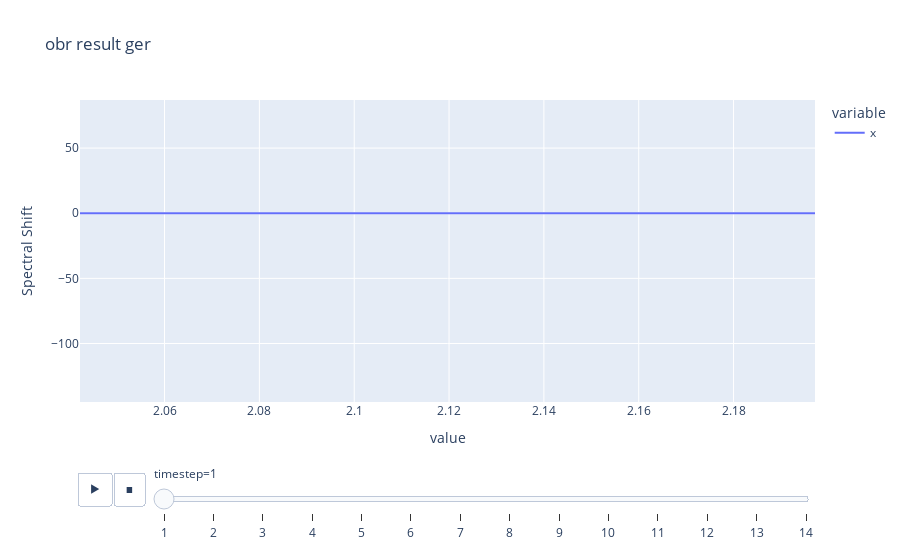

Write notebook code for a chart like this one.
### Markdown cell above
### Ger fiber

### Code cell
obr_result_ger = OBR(temprange_obr_output, "Save",range=range_ger)
obr_result_ger.plot_animated_chart("obr result ger")

### Figure 1 — Plotly figure (JSON) as saved in the notebook; plotly's stock layout.template omitted (floating-point values rounded to 4 significant figures)
{"data": [{"hovertemplate": "variable=x<br>timestep=1<br>value=%{x}<br>Spectral Shift=%{y}<extra></extra>", "ids": [1, 1, 1, 1, 1, 1, 1, 1, 1, 1, 1, 1, 1, 1, 1, 1, 1, 1, 1, 1, 1, 1, 1, 1, 1, 1, 1, 1, 1, 1, 1, 1], "legendgroup": "x", "line": {"color": "#636efa", "dash": "solid"}, "marker": {"symbol": "circle"}, "mode": "lines", "name": "x", "orientation": "v", "showlegend": true, "type": "scatter", "x": [2.042, 2.047, 2.052, 2.057, 2.062, 2.067, 2.072, 2.077, 2.082, 2.087, 2.092, 2.097, 2.102, 2.107, 2.112, 2.117, 2.122, 2.127, 2.132, 2.137, 2.142, 2.147, 2.152, 2.157, 2.162, 2.167, 2.172, 2.177, 2.182, 2.187, 2.192, 2.197], "xaxis": "x", "y": [-0.01059, -0.00623, -0.00405, -0.01215, -0.01153, -0.01744, -0.00623, -0.003427, 0, -0.001558, -0.002492, -0.01028, -0.01371, -0.01589, -0.008722, 0.005919, 0.006542, 0.000312, 0.005919, -0.009345, -0.007165, -0.01402, -0.01464, -0.005919, 0.004984, 0.001558, -0.01184, -0.01558, 0.004984, -0.009345, -0.00623, -0.006542], "yaxis": "y"}], "layout": {"legend": {"title": {"text": "variable"}, "tracegroupgap": 0}, "sliders": [{"active": 0, "currentvalue": {"prefix": "timestep="}, "len": 0.9, "pad": {"b": 10, "t": 60}, "steps": [{"args": [["1"], {"frame": {"duration": 0, "redraw": false}, "fromcurrent": true, "mode": "immediate", "transition": {"duration": 0, "easing": "linear"}}], "label": "1", "method": "animate"}, {"args": [["2"], {"frame": {"duration": 0, "redraw": false}, "fromcurrent": true, "mode": "immediate", "transition": {"duration": 0, "easing": "linear"}}], "label": "2", "method": "animate"}, {"args": [["3"], {"frame": {"duration": 0, "redraw": false}, "fromcurrent": true, "mode": "immediate", "transition": {"duration": 0, "easing": "linear"}}], "label": "3", "method": "animate"}, {"args": [["4"], {"frame": {"duration": 0, "redraw": false}, "fromcurrent": true, "mode": "immediate", "transition": {"duration": 0, "easing": "linear"}}], "label": "4", "method": "animate"}, {"args": [["5"], {"frame": {"duration": 0, "redraw": false}, "fromcurrent": true, "mode": "immediate", "transition": {"duration": 0, "easing": "linear"}}], "label": "5", "method": "animate"}, {"args": [["6"], {"frame": {"duration": 0, "redraw": false}, "fromcurrent": true, "mode": "immediate", "transition": {"duration": 0, "easing": "linear"}}], "label": "6", "method": "animate"}, {"args": [["7"], {"frame": {"duration": 0, "redraw": false}, "fromcurrent": true, "mode": "immediate", "transition": {"duration": 0, "easing": "linear"}}], "label": "7", "method": "animate"}, {"args": [["8"], {"frame": {"duration": 0, "redraw": false}, "fromcurrent": true, "mode": "immediate", "transition": {"duration": 0, "easing": "linear"}}], "label": "8", "method": "animate"}, {"args": [["9"], {"frame": {"duration": 0, "redraw": false}, "fromcurrent": true, "mode": "immediate", "transition": {"duration": 0, "easing": "linear"}}], "label": "9", "method": "animate"}, {"args": [["10"], {"frame": {"duration": 0, "redraw": false}, "fromcurrent": true, "mode": "immediate", "transition": {"duration": 0, "easing": "linear"}}], "label": "10", "method": "animate"}, {"args": [["11"], {"frame": {"duration": 0, "redraw": false}, "fromcurrent": true, "mode": "immediate", "transition": {"duration": 0, "easing": "linear"}}], "label": "11", "method": "animate"}, {"args": [["12"], {"frame": {"duration": 0, "redraw": false}, "fromcurrent": true, "mode": "immediate", "transition": {"duration": 0, "easing": "linear"}}], "label": "12", "method": "animate"}, {"args": [["13"], {"frame": {"duration": 0, "redraw": false}, "fromcurrent": true, "mode": "immediate", "transition": {"duration": 0, "easing": "linear"}}], "label": "13", "method": "animate"}, {"args": [["14"], {"frame": {"duration": 0, "redraw": false}, "fromcurrent": true, "mode": "immediate", "transition": {"duration": 0, "easing": "linear"}}], "label": "14", "method": "animate"}], "x": 0.1, "xanchor": "left", "y": 0, "yanchor": "top"}], "title": {"text": "obr result ger"}, "updatemenus": [{"buttons": [{"args": [null, {"frame": {"duration": 1000, "redraw": false}, "fromcurrent": true, "mode": "immediate", "transition": {"duration": 500, "easing": "linear"}}], "label": "&#9654;", "method": "animate"}, {"args": [[null], {"frame": {"duration": 0, "redraw": false}, "fromcurrent": true, "mode": "immediate", "transition": {"duration": 0, "easing": "linear"}}], "label": "&#9724;", "method": "animate"}], "direction": "left", "pad": {"r": 10, "t": 70}, "showactive": false, "type": "buttons", "x": 0.1, "xanchor": "right", "y": 0, "yanchor": "top"}], "xaxis": {"anchor": "y", "domain": [0, 1], "title": {"text": "value"}}, "yaxis": {"anchor": "x", "domain": [0, 1], "range": [-144.9, 86.93], "title": {"text": "Spectral Shift"}}}}
